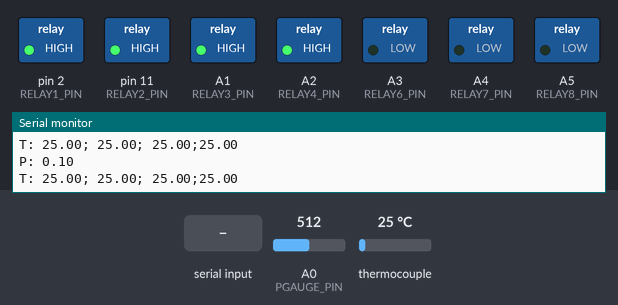
A sketch run on a simulated Arduino Uno, built with avr-gcc and run on an emulated ATmega328P. Parts: switched loads named in the sketch (green lamp = pin HIGH), the last lines printed to the serial monitor. The inputs (shaded band) are chosen by the test bench; at power-on: thermocouple 25 °C, A0 (PGAUGE_PIN) = 512.

Above: at 1.2 s.
1.3 s: "t90\n" received over Serial
At 3.8 s:
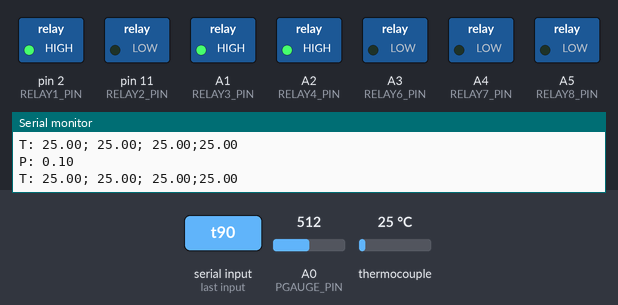
4.5 s: "t90;45;200;10\n" received over Serial
At 6.7 s:
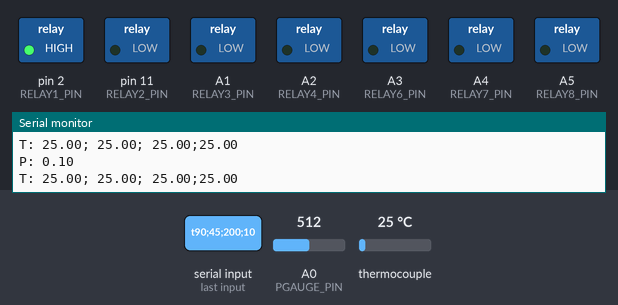
7.6 s: thermocouple set to 87 °C
11.4 s: thermocouple set to 97 °C
At 12.7 s:
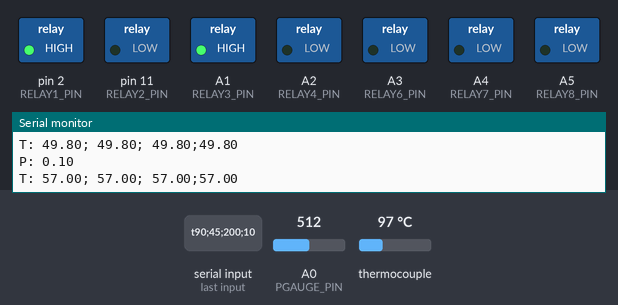
13.6 s: thermocouple set to 108 °C
17.4 s: thermocouple set to 116 °C
At 18.8 s:
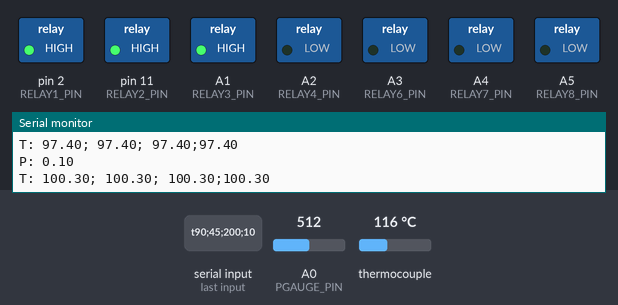
Timing chart, 0 to 20.4 s (numbered marks = the images above; inputs shaded):
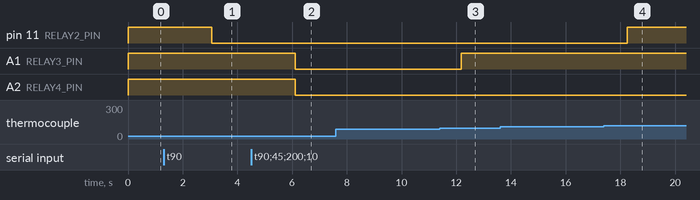

The sketch:

ald_manual_control.ino
```cpp
// ald_manual_control.ino
// This file is for manual control of the ALD system.
// While running manual_gui.py on the control computer, users can set temperature points for heating elements and actuate valves one at a time.
// Useful for testing individual components of the ALD system.

// CMU Hacker Fab 2025
// Joel Gonzalez, Haewon Uhm, Atharva Raut
// Updated 2025-Oct-08
// Atharva: Verified valve operation is working with new MOSFETs
// New updates (unverified): Pressure gauge reading

// PIN ALLOCATION
// 0-1    Reserved (RX,TX)
// 2      RELAY1 (Substrate heater)
// 3-10   Thermocouples
// 11     RELAY2 (Delivery line tape)
// A0     Pressure Gauge
// A1-A2  Precursor tapes
// A3-A5  Valves
// toggle this if you want the system to do nothing
#define DO_NOTHING 0
// relay pins to control relays for heating elements
// relay 1 -> substrate heater
// relay 2 -> delivery line tape
// relay 3 -> precursor 1
// relay 4 -> precursor 2
#define RELAY1_PIN 2
#define RELAY2_PIN 11      // changed from A0 to use that as an analog read pin for pressure gauge
#define RELAY3_PIN A1
#define RELAY4_PIN A2
// relay pins to control relays for ALD valves
// relay 6 -> valve 1
// relay 7 -> valve 2
// relay 8 -> valve 3
#define RELAY6_PIN A3
#define RELAY7_PIN A4
#define RELAY8_PIN A5
// Stinger CVM211GBL pressure gauge analog read
// Analog read pin (rewired from previous relay2_pin)
#define PGAUGE_PIN A0               // Wire to DB9 pin on CVM211GBL
#define ADC_REF_V 5.0               // Arduino Uno default ADC reference
#define CVM211_DIVIDER_RATIO 1.6    // (Rtop+Rbottom)/Rbottom of resistive divider; 2.0 for 3:5 divider (max voltage at pin=5V)


#include <Adafruit_MAX31855.h>

int32_t rawData = 0;

const int num_samples = 10;
double tc1_readings[num_samples];
double tc2_readings[num_samples];
double tc3_readings[num_samples];
double tc4_readings[num_samples];
double tc5_readings[num_samples];
double tc6_readings[num_samples];
double tc7_readings[num_samples];
double tc8_readings[num_samples];

int index = 0;
int count = 0;

double tc1_avg = 0.0;
double tc2_avg = 0.0;
double tc3_avg = 0.0;
double tc4_avg = 0.0;
double tc5_avg = 0.0;
double tc6_avg = 0.0;
double tc7_avg = 0.0;
double tc8_avg = 0.0;

double current_reading[8];

// pins 3-10
Adafruit_MAX31855 thermocouples[8] = {Adafruit_MAX31855(3), Adafruit_MAX31855(4), Adafruit_MAX31855(5), Adafruit_MAX31855(6), Adafruit_MAX31855(7), Adafruit_MAX31855(8), Adafruit_MAX31855(9), Adafruit_MAX31855(10)};

// set temperature setpoint for heating elements
int tc_active = 0;
int temp_sp2 = 0; // delivery line
int temp_sp3 = 0; // precursor 1
int temp_sp4 = 0; // precursor 2
int temp_sp5 = 0; // substrate heater

unsigned int which_valve = 0; // 1, 2, or 3
unsigned int num_pulse = 0; // positive integer value
unsigned int pulse_time = 0; // ms
unsigned int purge_time = 0; // ms

bool busy = false;
bool busy_prev = false;

void setup()
{
  if (DO_NOTHING)
    while(1);

  Serial.begin(9600);

  // relay pins
  pinMode(RELAY1_PIN, OUTPUT);
  pinMode(RELAY2_PIN, OUTPUT);
  pinMode(RELAY3_PIN, OUTPUT);
  pinMode(RELAY4_PIN, OUTPUT);
  pinMode(RELAY6_PIN, OUTPUT);
  pinMode(RELAY7_PIN, OUTPUT);
  pinMode(RELAY8_PIN, OUTPUT);

  digitalWrite(RELAY1_PIN, HIGH);
  digitalWrite(RELAY2_PIN, HIGH);
  digitalWrite(RELAY3_PIN, HIGH);
  digitalWrite(RELAY4_PIN, HIGH);
  digitalWrite(RELAY6_PIN, LOW);
  digitalWrite(RELAY7_PIN, LOW);
  digitalWrite(RELAY8_PIN, LOW);  // Active HIGH MOSFET

  // pressure gauge (analog input: 1-8 V, scaled down to 5V range)
  pinMode(PGAUGE_PIN, INPUT);

  // K-type: pins 3,4,5,6
  // J-type: pins 7,8,9,10
  for (int i=0;i<7;i++)
    thermocouples[i].begin();

  Serial.begin(9600);
  while (!Serial)
    Serial.println("Waiting for serial...");

  Serial.println("Setup complete!");
}

// takes moving average of thermocouple data
void readThermocouples()
{
  for (int i=0; i<7; ++i)
  {
    double curr_val = thermocouples[i].readCelsius();
    if (!isnan(curr_val)) // check for faulty NaN readings
      current_reading[i] = thermocouples[i].readCelsius();
  }

  // tc1_readings[index] = current_reading[0];
  tc2_readings[index] = current_reading[1];
  tc3_readings[index] = current_reading[2];
  tc4_readings[index] = current_reading[3];
  tc5_readings[index] = current_reading[4];
  // tc6_readings[index] = current_reading[5];
  // tc7_readings[index] = current_reading[6];
  // tc8_readings[index] = current_reading[7];

  index = (index + 1) % num_samples;

  if (count < num_samples)
    count = count + 1;

  double sum1 = 0, sum2 = 0, sum3 = 0, sum4 = 0, sum5 = 0, sum6 = 0, sum7 = 0, sum8 = 0;
  for (int i = 0; i<count; i= i+1)
  {
    // sum1 += tc1_readings[i];
    sum2 += tc2_readings[i];
    sum3 += tc3_readings[i];
    sum4 += tc4_readings[i];
    sum5 += tc5_readings[i];
    // sum6 += tc6_readings[i];
    // sum7 += tc7_readings[i];
    // sum8 += tc8_readings[i];
  }

  // tc1_avg = sum1 / count;
  tc2_avg = sum2 / count;
  tc3_avg = sum3 / count;
  tc4_avg = sum4 / count;
  tc5_avg = sum5 / count;
  // tc6_avg = sum6 / count;
  // tc7_avg = sum7 / count;
  // tc8_avg = sum8 / count;

  Serial.println("T: " + String(tc2_avg) + "; " + String(tc3_avg) + "; " + String(tc4_avg) + ";" + String(tc5_avg));
  delay(1000);
}

void actuateHeatingElements()
{
  if (tc_active)
  {
    if (tc2_avg > temp_sp2)
      digitalWrite(RELAY2_PIN, HIGH);
    else
      digitalWrite(RELAY2_PIN, LOW);

    if (tc3_avg > temp_sp3)
      digitalWrite(RELAY3_PIN, HIGH);
    else
      digitalWrite(RELAY3_PIN, LOW);

    if (tc4_avg > temp_sp4)
      digitalWrite(RELAY4_PIN, HIGH);
    else
      digitalWrite(RELAY4_PIN, LOW);

    if (tc5_avg > temp_sp5)
      digitalWrite(RELAY1_PIN, HIGH);
    else
      digitalWrite(RELAY1_PIN, LOW);
  }
}

void precursorValveActuation()
{
  // actual purge time between pulses may be slightly higher when using "if" conditional instead of "when"
  if(num_pulse>0)
  {
    switch(which_valve)
    {
      case 1:
        Serial.println("V: Pulsing valve 1");
        digitalWrite(RELAY6_PIN, HIGH);
        delay(pulse_time);

        Serial.println("V: Purging line");
        digitalWrite(RELAY6_PIN, LOW);
        delay(purge_time);
        num_pulse--;
        break;

      case 2:
        Serial.println("V: Pulsing valve 2");
        digitalWrite(RELAY7_PIN, HIGH);
        delay(pulse_time);

        Serial.println("V: Purging line");
        digitalWrite(RELAY7_PIN, LOW);
        delay(purge_time);
        num_pulse--;
        break;

      case 3:
        Serial.println("V: Pulsing valve 3");
        digitalWrite(RELAY8_PIN, HIGH);
        delay(pulse_time);

        Serial.println("V: Purging line");
        digitalWrite(RELAY8_PIN, LOW);
        delay(purge_time);
        num_pulse--;
        break;

      default:
        Serial.println("V: No valve selected");
        return;
    }
  } else
  {
    // close valves when no pulses required (precautionary)
    digitalWrite(RELAY6_PIN, LOW);
    digitalWrite(RELAY7_PIN, LOW);
    digitalWrite(RELAY8_PIN, LOW);
  }
}

// Pressure Gauge Functions (specifically for Stinger CVM211GBL)
// Read raw analog and return reconstructed gauge pin voltage
static double cvm211_readGaugeVolts() {
  uint32_t acc = 0;
  for (int i = 0; i < num_samples; ++i) acc += analogRead(PGAUGE_PIN);
  double adcCounts = acc / (double)num_samples;
  double vadc = (adcCounts * ADC_REF_V) / 1023.0;   // 10-bit ADC
  double vgauge = vadc * CVM211_DIVIDER_RATIO;      // compensate for resistive divider
  return vgauge;
}

// Convert gauge voltage (log-linear model, CVM211GBL) to pressure (Torr): P = 10^(V - 5)
static double cvm211_logLinear_toTorr(double v) {
  if (v < 1.0) v = 1.0;            // clamp to CVM211GBL range
  if (v > 8.0) v = 8.0;
  return pow(10.0, v - 5.0);
}

// Public helper: read pressure in Torr (log-linear only)
void readCVM211PressureTorr() {
  double v = cvm211_readGaugeVolts();
  double P_Torr = cvm211_logLinear_toTorr(v);
  Serial.println("P: " + String(P_Torr));
}
// END pressure gauge functions

void loop()
{
  busy_prev = busy;

  // command parsing code
  if ((Serial.available() > 0))
  {
    Serial.println("Got command!");
    char s[100] = {0};
    String inputString = Serial.readStringUntil('\n'); // Read until newline character
    strcpy(s, inputString.c_str());

    // s = "s";              // STOP command: exit loop
    // s = "r";              // RESET command: reset pulse counter
    // s = "t100;200;150;90";  // example temp. command
    // s = "v2;5;1000;3000";   // example valve command

    Serial.println(s);
    int result = 0;

    // stop command
    if (s[0] == 's')
    {
      Serial.println("EMERGENCY STOP command received! Closing all valves, Stopping heating! Shutdown");
      digitalWrite(RELAY1_PIN, HIGH);
      digitalWrite(RELAY2_PIN, HIGH);
      digitalWrite(RELAY3_PIN, HIGH);
      digitalWrite(RELAY4_PIN, HIGH);
      digitalWrite(RELAY6_PIN, LOW);
      digitalWrite(RELAY7_PIN, LOW);
      digitalWrite(RELAY8_PIN, LOW);  // Active HIGH MOSFET
      while(1){
        // do nothing - EMERGENCY STOP state
        // need to restart program to recover from this state
      }
    }
    // reset command
    else if (s[0] == 'r')
    {
      num_pulse = 0;
      which_valve = 0;
      Serial.println("RESET command received! Resetting state!");
    } else
    {
      // temperature command
      if (s[0] == 't')
      {
        tc_active = 1;
        result = sscanf(s, "t%d;%d;%d;%d", &temp_sp2, &temp_sp3, &temp_sp4, &temp_sp5);
      } else if (s[0] == 'v') // ALD valve command
      {
        if (busy) Serial.println("COMMAND IGNORED. Wait for previous command to finish, or issue RESET.");
        else
        {
          busy = true;
          result = sscanf(s, "v%u;%u;%u;%u", &which_valve, &num_pulse, &pulse_time, &purge_time);
        }
      } else
      {
        Serial.println("INVALID COMMAND!");
        return;
      }

      // unable to parse command-line input properly
      if (result != 4)
      {
        Serial.println("MISFORMATTED COMMAND! sscanf result: ");
        Serial.println(result);
        return;
      } else {
        Serial.println("Starting command!");
      }
    }
  }

  // ALD valve actuation
  // moved outside the conditional so it runs passively when nothing in serial port
  precursorValveActuation();
  if (num_pulse == 0)
  {
    busy = false;
    if(busy_prev) Serial.println("Previous command has completed. Ready for new command.");
  }
  // need to ensure that python doesn't send new command till acknowledgement is received
  // TODO: @Modid, suggest best method to convey it back to python
  // Current implementation: simply ignore new pulse commands when previous is ongoing

  // heating control loop
  readThermocouples();
  actuateHeatingElements();

  // read pressure gauge and send to python
  readCVM211PressureTorr();
}
```

Measured:
- the behaviour switches between 91 and 92 °C on thermocouple (found by bisection; images 2 and 3)
- the behaviour switches between 111 and 112 °C on thermocouple (found by bisection; images 3 and 4)
- after the input at 1.3 s, pin 11 (RELAY2_PIN): HIGH → LOW after 1.8 s
- after the input at 4.5 s, A1 (RELAY3_PIN), A2 (RELAY4_PIN): HIGH → LOW after 1.6 s
